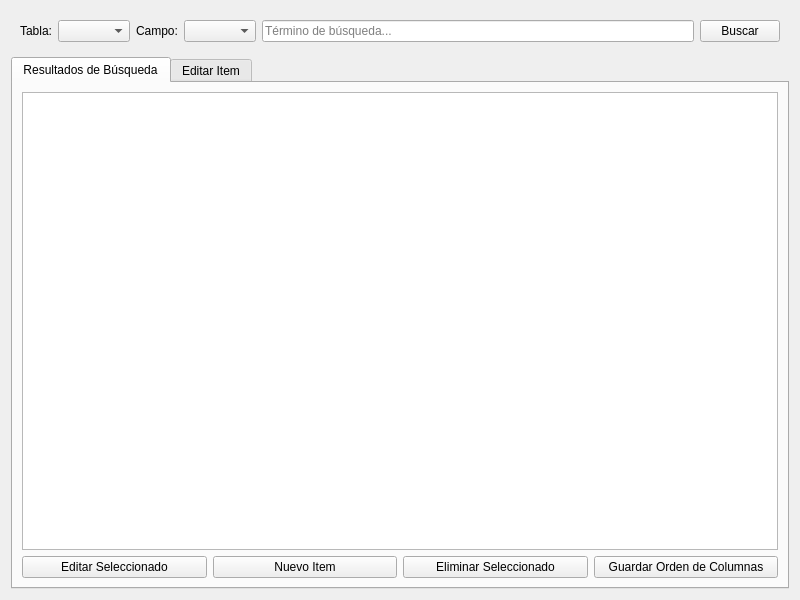
<?xml version="1.0" encoding="UTF-8"?>
<ui version="4.0">
 <class>DatabaseEditorForm</class>
 <widget class="QWidget" name="DatabaseEditorForm">
  <property name="geometry">
   <rect>
    <x>0</x>
    <y>0</y>
    <width>800</width>
    <height>600</height>
   </rect>
  </property>
  <property name="windowTitle">
   <string>Database Editor</string>
  </property>
  <layout class="QVBoxLayout" name="verticalLayout">
   <item>
    <widget class="QWidget" name="search_panel" native="true">
     <layout class="QHBoxLayout" name="search_layout">
      <item>
       <widget class="QLabel" name="label">
        <property name="text">
         <string>Tabla:</string>
        </property>
       </widget>
      </item>
      <item>
       <widget class="QComboBox" name="table_selector"/>
      </item>
      <item>
       <widget class="QLabel" name="label_2">
        <property name="text">
         <string>Campo:</string>
        </property>
       </widget>
      </item>
      <item>
       <widget class="QComboBox" name="search_field"/>
      </item>
      <item>
       <widget class="QLineEdit" name="search_input">
        <property name="placeholderText">
         <string>Término de búsqueda...</string>
        </property>
       </widget>
      </item>
      <item>
       <widget class="QPushButton" name="search_button">
        <property name="text">
         <string>Buscar</string>
        </property>
       </widget>
      </item>
     </layout>
    </widget>
   </item>
   <item>
    <widget class="QTabWidget" name="tab_widget">
     <property name="currentIndex">
      <number>0</number>
     </property>
     <widget class="QWidget" name="results_tab">
      <attribute name="title">
       <string>Resultados de Búsqueda</string>
      </attribute>
      <layout class="QVBoxLayout" name="results_layout">
       <item>
        <widget class="QTableWidget" name="results_table">
         <property name="alternatingRowColors">
          <bool>true</bool>
         </property>
         <property name="selectionBehavior">
          <enum>QAbstractItemView::SelectRows</enum>
         </property>
        </widget>
       </item>
       <item>
        <layout class="QHBoxLayout" name="buttons_layout">
         <item>
          <widget class="QPushButton" name="edit_button">
           <property name="text">
            <string>Editar Seleccionado</string>
           </property>
          </widget>
         </item>
         <item>
          <widget class="QPushButton" name="new_button">
           <property name="text">
            <string>Nuevo Item</string>
           </property>
          </widget>
         </item>
         <item>
          <widget class="QPushButton" name="delete_button">
           <property name="text">
            <string>Eliminar Seleccionado</string>
           </property>
          </widget>
         </item>
         <item>
          <widget class="QPushButton" name="save_layout_button">
           <property name="text">
            <string>Guardar Orden de Columnas</string>
           </property>
          </widget>
         </item>
        </layout>
       </item>
      </layout>
     </widget>
     <widget class="QWidget" name="edit_tab">
      <attribute name="title">
       <string>Editar Item</string>
      </attribute>
      <layout class="QVBoxLayout" name="edit_tab_layout">
       <item>
        <widget class="QScrollArea" name="edit_scroll_area">
         <property name="widgetResizable">
          <bool>true</bool>
         </property>
         <widget class="QWidget" name="edit_container">
          <property name="geometry">
           <rect>
            <x>0</x>
            <y>0</y>
            <width>758</width>
            <height>499</height>
           </rect>
          </property>
          <layout class="QFormLayout" name="edit_layout">
           <item row="0" column="0" colspan="2">
            <widget class="QWidget" name="edit_buttons" native="true">
             <layout class="QHBoxLayout" name="horizontalLayout">
              <item>
               <widget class="QPushButton" name="save_button">
                <property name="text">
                 <string>Guardar Cambios</string>
                </property>
               </widget>
              </item>
              <item>
               <widget class="QPushButton" name="cancel_button">
                <property name="text">
                 <string>Cancelar</string>
                </property>
               </widget>
              </item>
             </layout>
            </widget>
           </item>
          </layout>
         </widget>
        </widget>
       </item>
      </layout>
     </widget>
    </widget>
   </item>
  </layout>
 </widget>
 <resources/>
 <connections/>
</ui>
